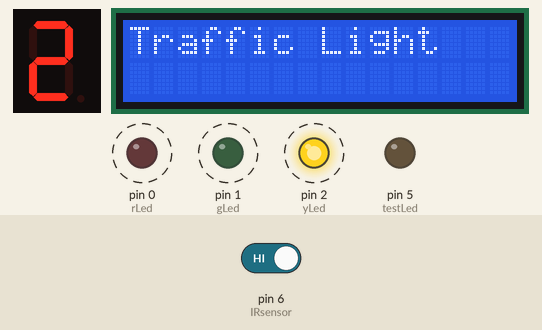
Simulated run of this sketch. Board: Arduino Uno, built with avr-gcc and run on an emulated ATmega328P. Shown: 1-digit seven-segment display, 16×2 character LCD, output pins drawn as LEDs (lit = HIGH). Wiring (inferred from the names in the program): 1-digit 7-segment display, segments lit when LOW: segments pin 13, pin 12, pin 11, pin 10, pin 9, pin 8, pin 7. Dashed ring = blinking. The test bench sets the inputs (shaded band); at power-on: pin 6 (IRsensor) HIGH. The segment pins are drawn as the display they are named for; pins used as bus, display or sensor lines are not drawn.

Above: at 1.2 s.
1.3 s: pin 6 (IRsensor) driven LOW
At 2.34 s:
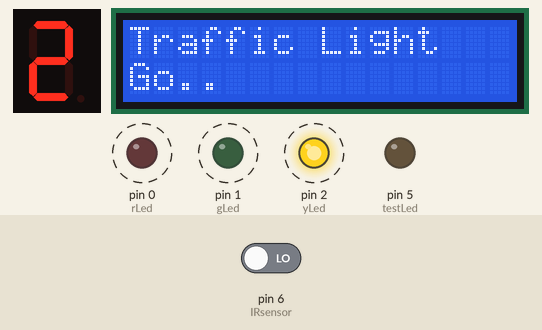
At 3.14 s:
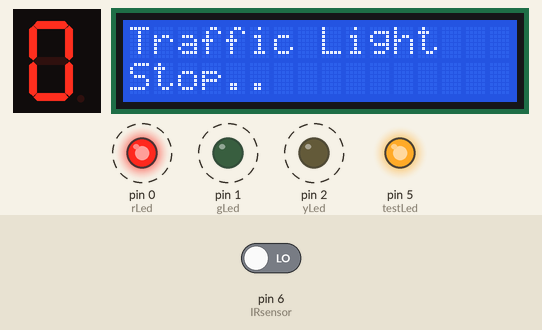
4.8 s: pin 6 (IRsensor) driven HIGH
At 5.83 s:
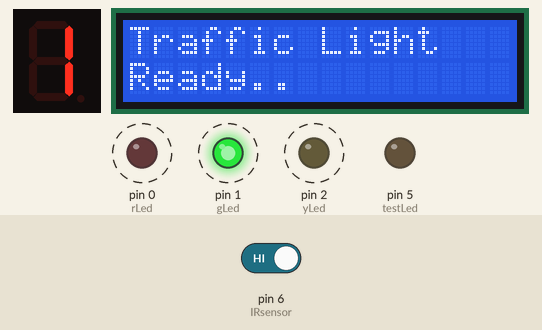
Timing chart, 0 to 13.5 s (numbered marks = the images above; inputs shaded):
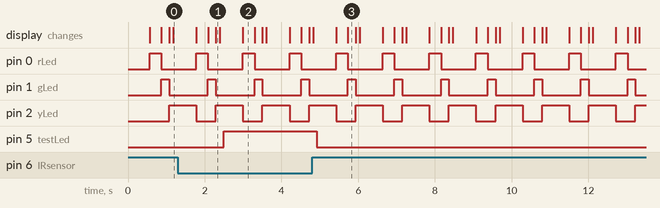

The sketch:

traffic_signal.ino
```cpp
#include <stdio.h>
#include <LiquidCrystal.h>

int a=13, b= 12, c= 11, d = 10, e = 9, f = 8, g = 7;

LiquidCrystal lcd(A5, A4, A3, A2, A1, A0);

int rLed = 0, gLed = 1, yLed = 2;
int IRsensor = 6, testLed = 5;

int segments[] = {a, b, c, d, e, f, g};

void glowLed(int lhigh, int llow1, int llow2) {
  digitalWrite(lhigh, 1);
  digitalWrite(llow1, 0);
  digitalWrite(llow2, 0);
}
void printOnLcd(char str[],int duration ){
  lcd.setCursor(0,1);
  lcd.print(str);
  delay(duration);
  lcd.clear();
  lcd.setCursor(0, 0);
  lcd.print("Traffic Light");
}


void setup() {
  // put your setup code here, to run once:
  pinMode(IRsensor, INPUT);

  lcd.begin(16, 2);
  lcd.print("Traffic Light");
  for (int i = 0; i<7; i++){
    pinMode(segments[i], OUTPUT);
  };

  pinMode(testLed, OUTPUT);
  pinMode(rLed, OUTPUT);
  pinMode(gLed, OUTPUT);
  pinMode(yLed, OUTPUT);

}

int high[] = {a, b, c, d, e, f};
void loop() {
  // put your main code here, to run repeatedly:
  if(digitalRead(IRsensor) == 0)
  {
    digitalWrite(testLed, 1);
    delay(500);
  }
  else
  {
    digitalWrite(testLed, 0);
    delay(500);
  }
  digitalWrite(a, 0);
  digitalWrite(b, 0);
  digitalWrite(c, 0);
  digitalWrite(d, 0);
  digitalWrite(e, 0);
  digitalWrite(f, 0);
  digitalWrite(g, 1);

  glowLed(rLed, gLed, yLed);
  printOnLcd("Stop..", 300);


  digitalWrite(a, 1);
  digitalWrite(b, 0);                               //FOR 1
  digitalWrite(c, 0);
  digitalWrite(d, 1);
  digitalWrite(e, 1);
  digitalWrite(f, 1);
  digitalWrite(g, 1);


  glowLed(gLed, rLed, yLed);
  printOnLcd("Ready..", 200);

  digitalWrite(a, 0);
  digitalWrite(b, 0);
  digitalWrite(c, 1);
  digitalWrite(d, 0);
  digitalWrite(e, 0);
  digitalWrite(f, 1);
  digitalWrite(g, 0);

  glowLed(yLed, rLed, gLed);
  printOnLcd("Go..", 100);
  delay(100);
}
```

Measured:
- after the input at 1.3 s, pin 5 (testLed): LOW → HIGH after 1.2 s
- after the input at 4.8 s, pin 5 (testLed): HIGH → LOW after 0.12 s
- by itself, pin 0 (rLed): alternates HIGH for 0.31 s and LOW for 0.91 s
- by itself, pin 1 (gLed): alternates HIGH for 0.21 s and LOW for 1.0 s
- by itself, pin 2 (yLed): alternates HIGH for 0.70 s and LOW for 0.51 s
